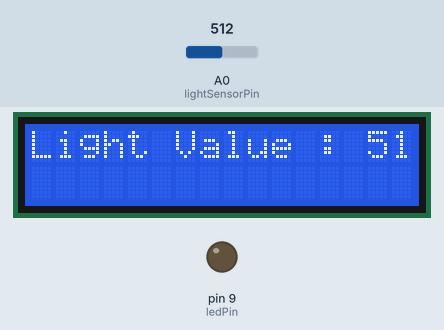
A sketch run on a simulated Arduino Uno, built with avr-gcc and run on an emulated ATmega328P. Shown: 16×2 character LCD, output pins drawn as LEDs (lit = HIGH). The inputs (shaded band) are chosen by the test bench; at power-on: A0 (lightSensorPin) = 512.

Above: at 1.2 s.
1.3 s: A0 (lightSensorPin) set to 485
At 2.5 s:
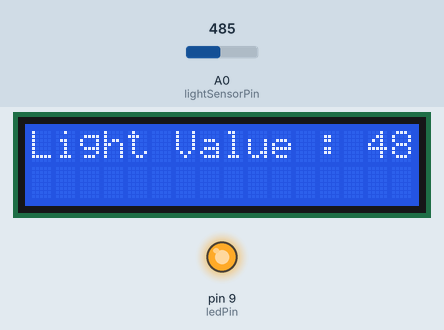
3.5 s: A0 (lightSensorPin) set to 306
At 4.4 s:
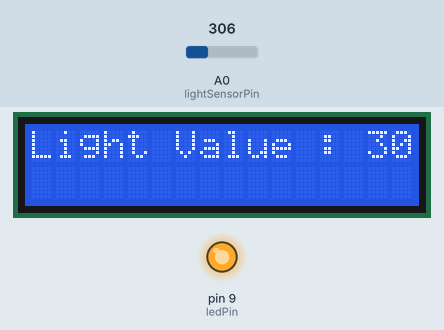
5.5 s: A0 (lightSensorPin) set to 510
At 7.5 s:
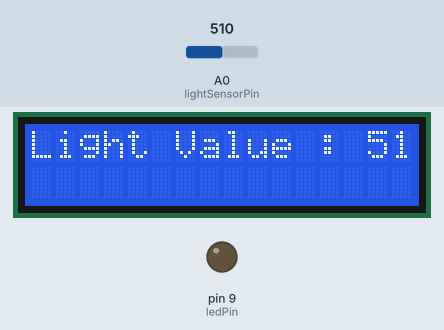
Timing chart, 0 to 9.0 s (numbered marks = the images above; inputs shaded):
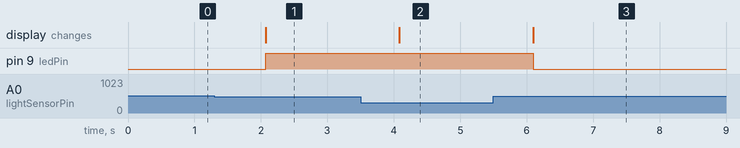

Measured:
- the behaviour switches between 500 and 499 on A0 (lightSensorPin) (found by bisection; images 0 and 1)
- after the input at 1.3 s, pin 9 (ledPin): LOW → HIGH after 0.78 s; the display: changes after 0.78 s (image 1)
- after the input at 3.5 s, the display: changes after 0.59 s (image 2)
- after the input at 5.5 s, pin 9 (ledPin): HIGH → LOW after 0.60 s; the display: changes after 0.60 s (image 3)

The sketch:

Avec_Ecran_LCD.ino
```cpp
#include <LiquidCrystal.h>

// Pin de la LED
const int ledPin = 9;
// Pin du capteur de luminosité
const int lightSensorPin = A0;
// Seuil d'obscurité
const int darknessThreshold = 500;
// Déclaration de l'écran LCD
LiquidCrystal lcd(12, 11, 5, 4, 3, 2);

void setup() {
  // Configurer le pin de la LED en sortie
  pinMode(ledPin, OUTPUT);
  // Configurer l'écran LCD
  lcd.begin(16, 2);
}

void loop() {
  // Lire la valeur du capteur de luminosité
  int lightValue = analogRead(lightSensorPin);
  // Afficher la valeur sur l'écran LCD
  lcd.clear();
  lcd.print("Light Value : ");
  lcd.print(lightValue);
  // Vérifier si la valeur est inférieure au seuil d'obscurité
  if (lightValue < darknessThreshold) {
    // Allumer la LED
    digitalWrite(ledPin, HIGH);
  } else {
    // Eteindre la LED
    digitalWrite(ledPin, LOW);
  }
  delay(1000);
}
```
